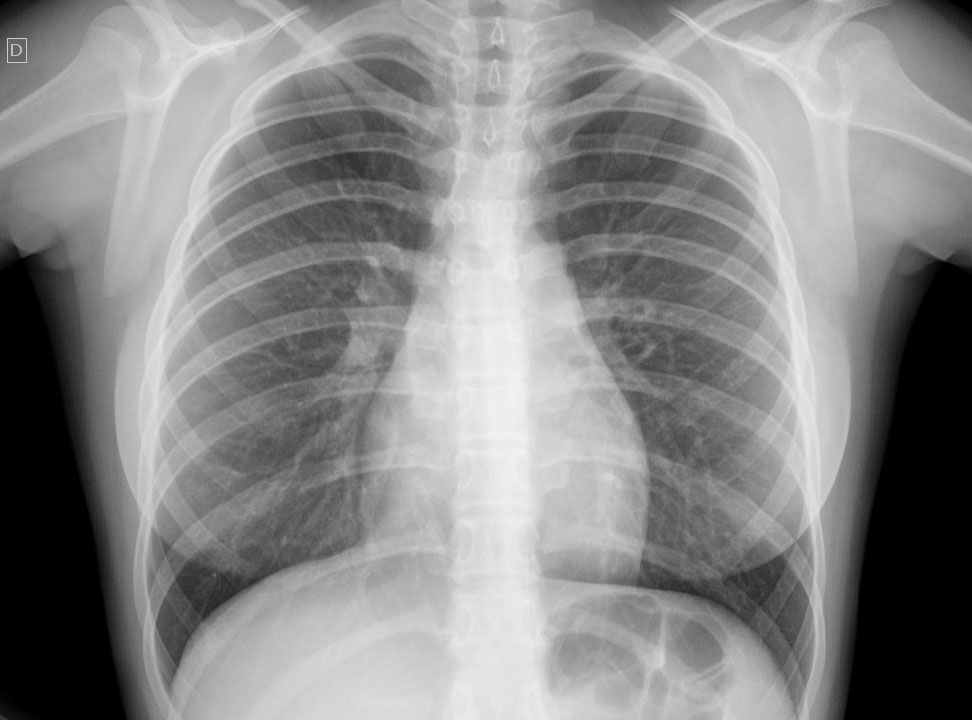
#> input picture Aula7_mirror/raiox.jpg, 972 x 720 px
$ python resize.py
#> lines starting #> are read from the running program, lines starting #| are printed output that depends on the picture
from PIL import Image

def resize(input_image_path, output_image_path, size):
#> called with input_image_path = 'raiox.jpg', output_image_path = 'raiox_resized.jpg', size = (100, 300)
    image = Image.open(input_image_path)
#> image is the input picture: PIL image 972x720 RGB; min 0, max 244, mean 135.6
    resized_image = image.resize(size)
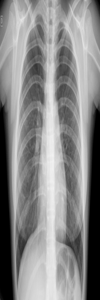
#> resized_image: PIL image 100x300 RGB; min 0, max 242, mean 135.6
    resized_image.save(output_image_path)

if __name__ == "__main__":
    resize("raiox.jpg", "raiox_resized.jpg", (100,300))
